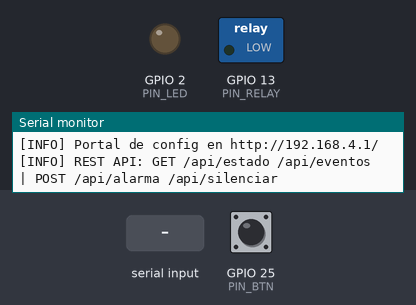
The program below on a simulated ESP32. Parts: switched loads named in the program (green lamp = pin HIGH), output pins drawn as LEDs (lit = HIGH), the last lines printed to the serial monitor. Dashed ring = blinking. The inputs (shaded band) are chosen by the test bench; at power-on: GPIO 25 (PIN_BTN) HIGH. Storage starts empty; EEPROM starts erased; the modem accepts every AT command (registered, SIM ready, sends succeed) and sends nothing else; the audio player accepts every command and is not drawn.

Above: at 2.8 s.
2.9 s: GPIO 25 (PIN_BTN) pulled LOW for 0.15 s
At 4.4 s:
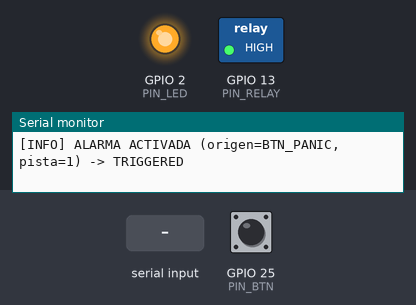
4.7 s: "s" received over Serial
At 5.1 s:
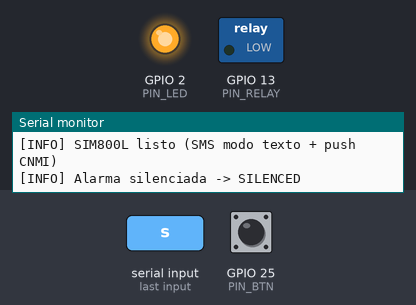
7.7 s: "p" received over Serial
At 7.88 s:
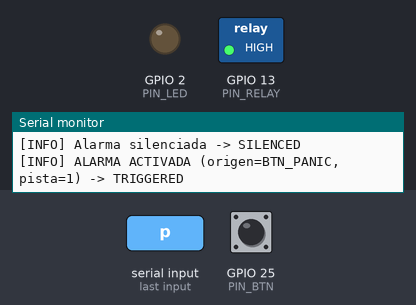
9.5 s: "S" received over Serial
At 11.7 s:
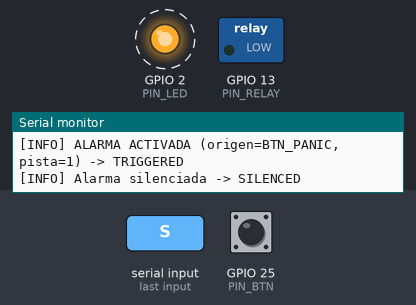
Timing chart, 0 to 13.5 s (numbered marks = the images above; inputs shaded):
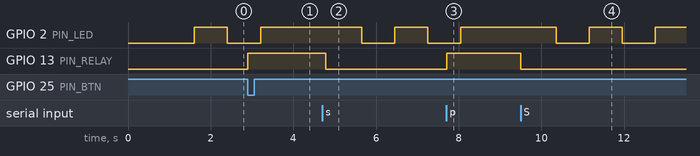

The program:

main.cpp
```cpp
// Sistema de Alarmas Comunitarias / Botón de Pánico (COMSECA-Ambato)
// Fase 0: esqueleto arquitectónico (Config, capas en lib/, logger, máquina de estados).
// Fase 1: botón de pánico por ISR -> cola -> AlarmController; LED de estado; GPIO de disparo.
// Fase 2: audio por tipo de evento (DFPlayer Mini) inyectado en el controlador.
// Fase 3: log de eventos en MicroSD (VSPI) con mutex.
// Fase 4: activación por SMS (SIM800L) -> TaskGsm publica eventos en la misma cola.
//
// main.cpp es SÓLO composición: crea instancias, las inyecta y lanza las tareas.
#include <Arduino.h>
#include <string>
#include <HTTPClient.h>

#include "Config.h"
#include "Events.h"
#include "Logger.h"
#include "GpioAlarmOutput.h"
#include "Mp3Player.h"
#include "SdStorage.h"
#include "Sim800Driver.h"
#include "SmsCommand.h"
#include "ConfigStore.h"
#include "NetPortal.h"
#include "RestApi.h"
#include "AlarmController.h"

// --- Composición e inyección de dependencias ---
static GpioAlarmOutput alarmOutput(Config::PIN_RELAY);                                  // salida concreta (HAL)
static Mp3Player       audioPlayer(Serial1, Config::PIN_MP3_RX, Config::PIN_MP3_TX,     // DFPlayer en UART1 (9600)
                                   Config::MP3_BAUD, Config::MP3_VOLUME);
static SdStorage       storage(Config::PIN_SD_CS, Config::PIN_SD_SCK,                   // MicroSD por VSPI
                               Config::PIN_SD_MISO, Config::PIN_SD_MOSI,
                               Config::LOG_EVENTS_PATH);
static Sim800Driver    gsm(Serial2, Config::PIN_SIM_RX, Config::PIN_SIM_TX,             // SIM800L en UART2 (9600)
                           Config::GSM_BAUD, Config::GSM_APN);
static AlarmController controller(alarmOutput, audioPlayer, storage);                   // recibe interfaces
static ConfigStore     configStore;                                                     // config persistente (NVS)
static WebServer       webServer(80);                                                   // HTTP compartido (portal + REST)
static NetPortal       netPortal(configStore, Config::AP_SSID, Config::AP_PASS, webServer);

static QueueHandle_t eventQueue = nullptr;   // bus de eventos del sistema

// Notificación saliente (Fase 7): TaskController la encola en cada transición real;
// TaskGsm la envía por la red disponible (WiFi o GPRS) sin bloquear al controlador.
struct Notification { EventType origin; AlarmState state; };
static QueueHandle_t notifyQueue = nullptr;

// API REST: cada operación entrante se publica como evento en la MISMA cola del sistema.
static RestApi         restApi(webServer, controller, storage,
                               [](EventType ev) { if (eventQueue) xQueueSend(eventQueue, &ev, 0); });

// --- ISR del botón de pánico (Fase 1) ---
// Mínima (criterio "Siempre"): sólo encola el evento, sin Serial/delay/malloc.
void IRAM_ATTR buttonISR() {
  const EventType ev = EventType::BTN_PANIC;
  BaseType_t hpw = pdFALSE;
  xQueueSendFromISR(eventQueue, &ev, &hpw);
  if (hpw) portYIELD_FROM_ISR();
}

// --- TaskController: consume la cola y aplica la máquina de estados ---
static void TaskController(void*) {
  EventType ev;
  uint32_t lastBtnMs = 0;
  for (;;) {
    if (xQueueReceive(eventQueue, &ev, portMAX_DELAY) == pdTRUE) {
      if (ev == EventType::BTN_PANIC) {              // antirrebote por software (en la tarea)
        const uint32_t now = millis();
        if (now - lastBtnMs < Config::BTN_DEBOUNCE_MS) continue;
        lastBtnMs = now;
      }
      const AlarmState before = controller.state();
      controller.onEvent(ev);
      const AlarmState after = controller.state();
      if (after != before && notifyQueue) {          // hubo transición -> notificar al exterior
        Notification n{ev, after};
        xQueueSend(notifyQueue, &n, 0);              // no bloquea: el POST vive en TaskGsm
      }
    }
  }
}

// --- TaskStatusLed: latido en ARMED/SILENCED, fijo en TRIGGERED ---
static void TaskStatusLed(void*) {
  pinMode(Config::PIN_LED, OUTPUT);
  bool on = false;
  for (;;) {
    if (controller.state() == AlarmState::TRIGGERED) {
      digitalWrite(Config::PIN_LED, HIGH);
      vTaskDelay(pdMS_TO_TICKS(100));
    } else {
      on = !on;
      digitalWrite(Config::PIN_LED, on ? HIGH : LOW);
      vTaskDelay(pdMS_TO_TICKS(Config::LED_BLINK_ARMED_MS));
    }
  }
}

// --- TaskSerialConsole: inyección manual de eventos para la demo (sin hardware extra) ---
// p = pánico (BTN),  m = simula SMS,  r = simula REST,  s = silenciar,  a = ack.
static void TaskSerialConsole(void*) {
  for (;;) {
    if (Serial.available()) {
      const int c = Serial.read();
      EventType ev;
      bool valid = true;
      switch (c) {
        case 'p': case 'P': ev = EventType::BTN_PANIC; break;
        case 'm': case 'M': ev = EventType::SMS_IN;    break;
        case 'r': case 'R': ev = EventType::REST_IN;   break;
        case 's': case 'S': ev = EventType::SILENCE;   break;
        case 'a': case 'A': ev = EventType::ACK;       break;
        default:            valid = false;             break;
      }
      if (valid) xQueueSend(eventQueue, &ev, 0);
    }
    vTaskDelay(pdMS_TO_TICKS(20));
  }
}

// POST JSON por WiFi (HTTPClient). Para HTTPS haría falta WiFiClientSecure (ver nota Fase 7).
static bool postViaWifi(const char* url, const std::string& json) {
  HTTPClient http;
  if (!http.begin(url)) return false;
  http.addHeader("Content-Type", "application/json");
  const int code = http.POST(String(json.c_str()));
  http.end();
  return code >= 200 && code < 300;
}

// --- TaskGsm: única tarea que toca la UART2 (sin mutex). Hace dos cosas: ---
//   1) Envía las notificaciones salientes (Fase 7) por la red disponible (WiFi o GPRS).
//   2) Recibe SMS (Fase 4), valida remitente y publica el evento en la cola.
// Si no hay SIM800L, NO muere: sigue notificando por WiFi (el SMS queda deshabilitado).
static void TaskGsm(void*) {
  const bool gsmReady = (gsm.initialize() == ErrorCode::OK);
  if (!gsmReady)
    Logger::warn("SIM800L no disponible; SMS off (las notificaciones saldran por WiFi si hay)");

  std::string from, body;
  Notification n;
  for (;;) {
    // 1) Notificación saliente
    if (notifyQueue && xQueueReceive(notifyQueue, &n, 0) == pdTRUE) {
      const std::string json = std::string("{\"origen\":\"") + nameOf(n.origin) +
                               "\",\"estado\":\"" + nameOf(n.state) + "\"}";
      bool ok = false;
      const char* via = "ninguna";
      if (WiFi.status() == WL_CONNECTED) { via = "WiFi"; ok = postViaWifi(Config::WEBHOOK_URL, json); }
      else if (gsmReady)                 { via = "GPRS"; ok = (gsm.httpPostJson(Config::WEBHOOK_URL, json) == ErrorCode::OK); }
      Logger::info("Notificacion %s via %s: %s", ok ? "OK" : "FALLO", via, json.c_str());
    }
    // 2) SMS entrante (solo si hay módulo)
    if (gsmReady && gsm.pollIncoming(from, body)) {
      const std::string allow = configStore.smsAllowList(Config::SMS_ALLOWLIST).c_str();
      if (!SmsCommand::isAllowedSender(from, allow)) {
        Logger::warn("SMS de %s IGNORADO (no autorizado)", from.c_str());
      } else {
        EventType ev;
        if (SmsCommand::toEvent(body, ev)) {
          Logger::info("SMS de %s autorizado -> %s", from.c_str(), nameOf(ev));
          xQueueSend(eventQueue, &ev, 0);
        } else {
          Logger::warn("SMS de %s sin orden reconocida: '%s'", from.c_str(), body.c_str());
        }
      }
    }
    vTaskDelay(pdMS_TO_TICKS(50));
  }
}

// --- TaskNet: WiFi Station + SoftAP y portal de configuración (Fase 5) ---
// Va en el core 0 (donde corre el stack WiFi/BT del ESP32).
static void TaskNet(void*) {
  netPortal.begin();          // WiFi AP+STA + rutas del portal + server.begin()
  restApi.registerRoutes();   // monta /api/* en el MISMO WebServer
  wl_status_t last = WL_NO_SHIELD;
  for (;;) {
    netPortal.handle();       // webServer.handleClient()
    const wl_status_t now = WiFi.status();
    if (now != last) {        // feedback de conexión: avisa cuando la STA conecta/cae
      last = now;
      if (now == WL_CONNECTED)
        Logger::info("WiFi CONECTADO: IP %s, RSSI %d dBm", WiFi.localIP().toString().c_str(), (int)WiFi.RSSI());
      else if (now == WL_NO_SSID_AVAIL)
        Logger::warn("WiFi: red no encontrada (¿SSID 2.4 GHz? el ESP32 no ve 5 GHz)");
      else if (now == WL_CONNECT_FAILED)
        Logger::warn("WiFi: fallo de conexion (clave incorrecta?)");
    }
    vTaskDelay(pdMS_TO_TICKS(10));
  }
}

// --- TaskSdWatch: remonta la MicroSD en 2.º plano si se cae (fuera de la ruta de la alarma) ---
static void TaskSdWatch(void*) {
  for (;;) {
    storage.maintain();
    vTaskDelay(pdMS_TO_TICKS(2000));
  }
}

void setup() {
  Serial.begin(Config::LOG_BAUD);
  Logger::begin();          // mutex de Serial ANTES de cualquier log concurrente
  delay(50);
  Logger::info("=== Alarmas Comunitarias FW — Fase 0/1/2/3/4/5/6/7 ===");

  configStore.begin();      // NVS: credenciales/parametros persistentes

  alarmOutput.begin();
  if (audioPlayer.initialize() != ErrorCode::OK) {
    Logger::warn("Audio no disponible; el sistema sigue (boton/LED/log/REST igual operan)");
  }
  if (storage.initialize() != ErrorCode::OK) {
    Logger::warn("MicroSD no disponible; el sistema sigue sin registrar eventos");
  } else {
    storage.printLog();     // muestra el log persistido (continuidad tras reinicio)
  }

  eventQueue  = xQueueCreate(Config::CTRL_QUEUE_LEN, sizeof(EventType));
  notifyQueue = xQueueCreate(8, sizeof(Notification));
  if (eventQueue == nullptr) {
    Logger::error("No se pudo crear eventQueue; sistema detenido");
    return;
  }

  // Pulsador NA a GND con pull-up interno -> flanco de bajada al presionar.
  pinMode(Config::PIN_BTN, INPUT_PULLUP);
  attachInterrupt(digitalPinToInterrupt(Config::PIN_BTN), buttonISR, FALLING);

  Logger::info("Sistema ARMADO. Teclas: p=panico m=SMS r=REST s=silenciar.");

  // El log Serial ya es thread-safe (Logger::begin), así que las tareas pueden loguear en paralelo.
  // WiFi/BT irán en el core 0; la lógica en el core 1 (recomendación de la skill).
  xTaskCreatePinnedToCore(TaskController,    "ctrl",    4096, nullptr, 2, nullptr, 1);
  xTaskCreatePinnedToCore(TaskStatusLed,     "led",     2048, nullptr, 1, nullptr, 1);
  xTaskCreatePinnedToCore(TaskSerialConsole, "console", 2048, nullptr, 1, nullptr, 1);
  xTaskCreatePinnedToCore(TaskGsm,           "gsm",     4096, nullptr, 1, nullptr, 1);
  xTaskCreatePinnedToCore(TaskNet,           "net",     8192, nullptr, 1, nullptr, 0);  // WiFi/portal en core 0
  xTaskCreatePinnedToCore(TaskSdWatch,       "sdwatch", 4096, nullptr, 1, nullptr, 1);  // remontaje SD en 2.º plano
}

void loop() {
  vTaskDelay(pdMS_TO_TICKS(1000));   // el trabajo vive en las tareas
}
```

Config.h
```cpp
#pragma once
#include <cstdint>

// Fuente ÚNICA de pines, baudrates y tiempos (criterio "Siempre" de la skill de
// firmware: nada de números mágicos sueltos). Pinout según la skill de hardware
// alarmas-comunitarias-hw para ESP32 DevKit V1 (WROOM-32).
namespace Config {

  // --- Pines de periféricos (asignados, se usan en su fase) ---
  constexpr uint8_t PIN_SIM_RX   = 26;  // SIM800L TX  -> ESP32 RX            (Fase 4)
  constexpr uint8_t PIN_SIM_TX   = 27;  // ESP32 TX    -> SIM800L RX (divisor)(Fase 4)
  constexpr uint8_t PIN_SIM_RST  = 33;  // Reset SIM800L (opcional)           (Fase 4)
  constexpr uint8_t PIN_MP3_RX   = 16;  // DFPlayer TX -> ESP32 RX            (Fase 2)
  constexpr uint8_t PIN_MP3_TX   = 17;  // ESP32 TX    -> DFPlayer RX (1 kΩ)  (Fase 2)
  constexpr uint8_t PIN_SD_SCK   = 18;  // MicroSD VSPI SCK                    (Fase 3)
  constexpr uint8_t PIN_SD_MISO  = 19;  // MicroSD VSPI MISO                   (Fase 3)
  constexpr uint8_t PIN_SD_MOSI  = 23;  // MicroSD VSPI MOSI                   (Fase 3)
  constexpr uint8_t PIN_SD_CS    = 5;   // MicroSD VSPI CS                     (Fase 3)
  constexpr uint8_t PIN_W5500_CS = 4;   // LAN W5500 CS (VSPI compartido)     (Fase 8)

  // --- E/S de la Fase 1 ---
  constexpr uint8_t PIN_BTN   = 25;  // Pulsador de pánico (NA a GND, INPUT_PULLUP). Libre, con pull-up, sin rol de boot.
  constexpr uint8_t PIN_RELAY = 13;  // GPIO de disparo: placeholder de la etapa de potencia de producción.
  constexpr uint8_t PIN_LED   = 2;   // LED de estado en placa (strapping; válido como indicador post-arranque).

  // --- Baudrates ---
  constexpr uint32_t LOG_BAUD = 115200;
  constexpr uint32_t GSM_BAUD = 9600;
  constexpr uint32_t MP3_BAUD = 9600;

  // --- Tiempos / capacidades ---
  constexpr uint32_t BTN_DEBOUNCE_MS    = 250;  // antirrebote por software (en la tarea, no en la ISR)
  constexpr uint32_t LED_BLINK_ARMED_MS = 800;  // periodo de latido en ARMED/SILENCED
  constexpr uint32_t CTRL_QUEUE_LEN     = 10;   // capacidad de la cola de eventos

  // --- Mapa de audios DFPlayer (/mp3/000x.mp3) (se usa en Fase 2) ---
  constexpr uint16_t TRACK_PANIC      = 1;
  constexpr uint16_t TRACK_SUSPICIOUS = 2;
  constexpr uint16_t TRACK_DETERRENT  = 3;
  constexpr uint8_t  MP3_VOLUME       = 25;   // volumen del DFPlayer (0-30)

  // --- Almacenamiento (Fase 3) ---
  constexpr char     LOG_EVENTS_PATH[] = "/eventos.csv";  // log en la MicroSD del ESP32 (VSPI)
  constexpr uint32_t SD_SPI_HZ         = 1000000;         // SPI lento (1 MHz): tolera cables largos/protoboard

  // --- SIM800L / SMS (Fase 4) ---
  // Allow-list POR DEFECTO de remitentes (formato internacional, separados por comas).
  // En Fase 5 se puede sobrescribir por el portal (NVS), sin recompilar. No commitear números reales.
  constexpr char SMS_ALLOWLIST[] = "+593991234567,+593988888888";

  // --- WiFi / portal de configuración (Fase 5) ---
  constexpr char AP_SSID[] = "AlarmaComunitaria-Config";   // SoftAP del portal
  constexpr char AP_PASS[] = "alarma1234";                 // clave del SoftAP (>=8 chars)

  // --- GPRS / notificación saliente a webhook (Fase 7) ---
  constexpr char GSM_APN[]     = "internet";                      // APN de la operadora (ajustar)
  constexpr char WEBHOOK_URL[] = "http://httpbin.org/post";       // endpoint de prueba (ajustar; http, no https)

} // namespace Config
```

Measured:
- after the input at 2.9 s, GPIO 2 (PIN_LED): goes on until 3.2 s, then stays HIGH; GPIO 13 (PIN_RELAY): LOW → HIGH at once
- after the input at 4.7 s, GPIO 2 (PIN_LED): HIGH → LOW after 0.96 s, → HIGH 0.80 s later, → LOW 0.80 s later; GPIO 13 (PIN_RELAY): HIGH → LOW after 0.09 s
- after the input at 7.7 s, GPIO 2 (PIN_LED): goes on until 8.1 s, then stays HIGH; GPIO 13 (PIN_RELAY): LOW → HIGH at once
- after the input at 9.5 s, GPIO 2 (PIN_LED): alternates HIGH for 0.80 s and LOW for 0.80 s, starting after 0.86 s; GPIO 13 (PIN_RELAY): HIGH → LOW at once
